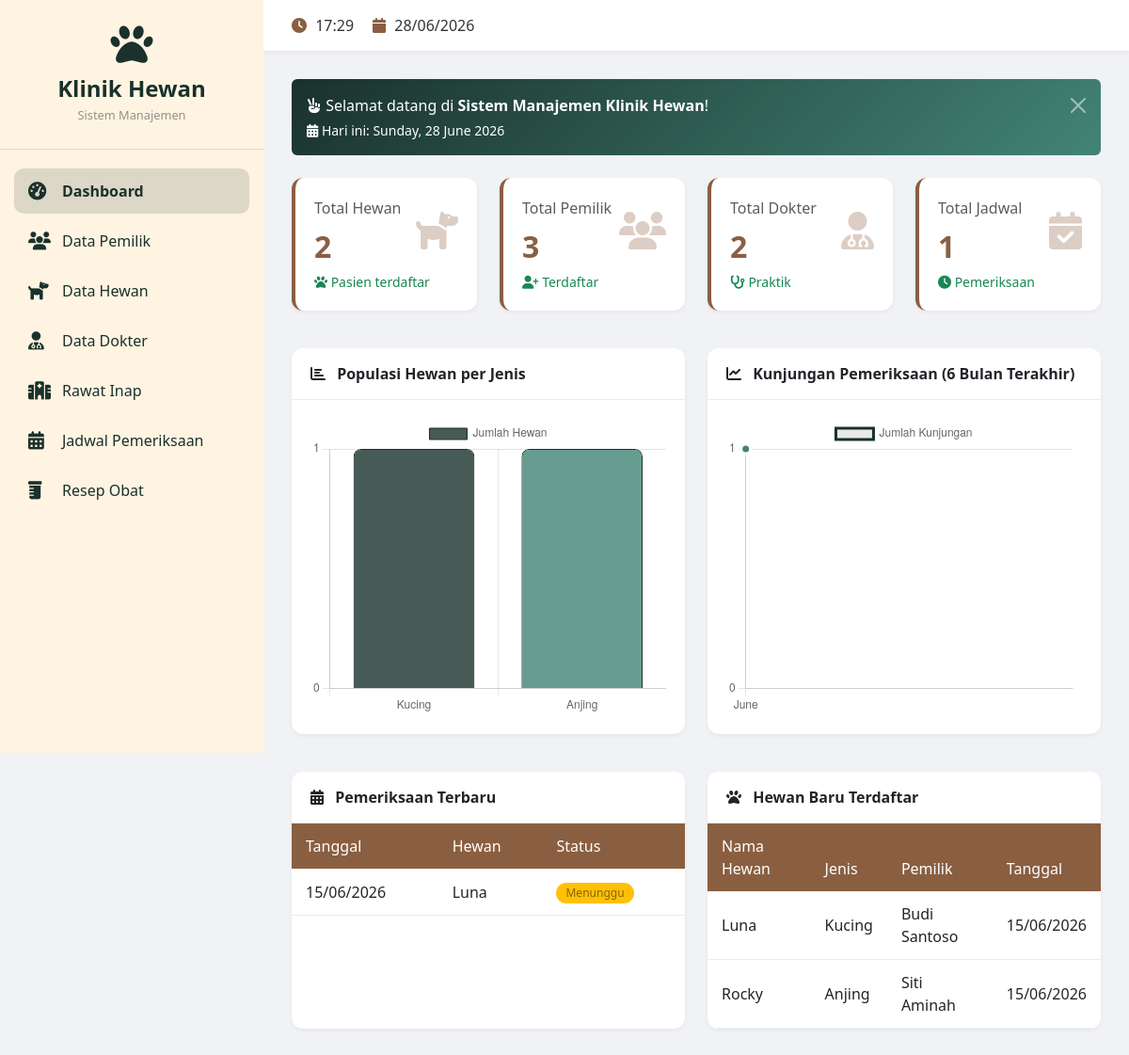
The page / on the database its author committed.
### tables this page shows
CREATE TABLE `jadwal_pemeriksaan` (
  `id_jadwal` int NOT NULL,
  `id_hewan` int NOT NULL,
  `id_dokter` int NOT NULL,
  `tanggal_pemeriksaan` date NOT NULL,
  `jam_pemeriksaan` time NOT NULL,
  `keluhan` text,
  `status_pemeriksaan` enum('Menunggu','Sedang Diperiksa','Selesai') DEFAULT 'Menunggu',
  `created_at` timestamp NULL DEFAULT CURRENT_TIMESTAMP,
  `resep_terbit` enum('Ya','Tidak') DEFAULT 'Tidak'
);

CREATE TABLE `hewan` (
  `id_hewan` int NOT NULL,
  `id_pemilik` int NOT NULL,
  `nama_hewan` varchar(100) NOT NULL,
  `jenis_hewan` varchar(50) DEFAULT NULL,
  `ras` varchar(100) DEFAULT NULL,
  `jenis_kelamin` enum('Jantan','Betina') NOT NULL,
  `tanggal_lahir` date DEFAULT NULL,
  `warna` varchar(50) DEFAULT NULL,
  `keluhan` text,
  `foto` varchar(255) DEFAULT NULL,
  `created_at` timestamp NULL DEFAULT CURRENT_TIMESTAMP
);

CREATE TABLE `pemilik` (
  `id_pemilik` int NOT NULL,
  `nama_pemilik` varchar(100) NOT NULL,
  `jenis_kelamin` enum('Laki-laki','Perempuan') NOT NULL,
  `no_telepon` varchar(20) DEFAULT NULL,
  `alamat` text,
  `created_at` timestamp NULL DEFAULT CURRENT_TIMESTAMP
);

### index.php (the view, shortened to what this page needs)
<?php
require_once 'database.php';
$query_jenis = "SELECT jenis_hewan, COUNT(*) as jumlah
                FROM hewan
                WHERE jenis_hewan IS NOT NULL AND jenis_hewan != ''
                GROUP BY jenis_hewan
                ORDER BY jumlah DESC";
$result_jenis = mysqli_query($koneksi, $query_jenis);
$jenis_hewan = [];
$jumlah_hewan = [];
while ($row = mysqli_fetch_assoc($result_jenis)) {
    $jenis_hewan[] = $row['jenis_hewan'];
    $jumlah_hewan[] = $row['jumlah'];
}
$query_kunjungan = "SELECT tanggal_pemeriksaan
                    FROM jadwal_pemeriksaan
                    WHERE tanggal_pemeriksaan >= DATE_SUB(CURDATE(), INTERVAL 6 MONTH)
                    ORDER BY tanggal_pemeriksaan ASC";
$result_kunjungan = mysqli_query($koneksi, $query_kunjungan);
$kunjungan_per_bulan = [];
while ($row = mysqli_fetch_assoc($result_kunjungan)) {
    $bulan = date('F', strtotime($row['tanggal_pemeriksaan']));
    if (!isset($kunjungan_per_bulan[$bulan])) {
        $kunjungan_per_bulan[$bulan] = 0;
    }
    $kunjungan_per_bulan[$bulan]++;
}
$bulan_kunjungan = array_keys($kunjungan_per_bulan);
$jumlah_kunjungan = array_values($kunjungan_per_bulan);
$total_hewan = mysqli_fetch_assoc(mysqli_query($koneksi, "SELECT COUNT(*) as total FROM hewan"))['total'];
$total_pemilik = mysqli_fetch_assoc(mysqli_query($koneksi, "SELECT COUNT(*) as total FROM pemilik"))['total'];
$total_dokter = mysqli_fetch_assoc(mysqli_query($koneksi, "SELECT COUNT(*) as total FROM dokter"))['total'];
$total_jadwal = mysqli_fetch_assoc(mysqli_query($koneksi, "SELECT COUNT(*) as total FROM jadwal_pemeriksaan"))['total'];
?>
<!DOCTYPE html>
<html lang="id">
<head>
    <link href="https://cdn.jsdelivr.net/npm/bootstrap@5.3.0/dist/css/bootstrap.min.css" rel="stylesheet">
    <link rel="stylesheet" href="https://cdnjs.cloudflare.com/ajax/libs/font-awesome/6.4.0/css/all.min.css">
    <link rel="stylesheet" href="assets/css/style.css">
</head>
<body>
<?php include 'includes/sidebar.php'; ?>
<div class="main-content">
    <?php include 'includes/navbar.php'; ?>
    <div class="content-wrapper fade-in">
        <div class="alert alert-info alert-dismissible fade show mb-4" style="background: linear-gradient(135deg, #1A312C 0%, #428475 100%); color: white; border: none;">
            <i class="fas fa-hand-peace"></i>
            Selamat datang di <strong>Sistem Manajemen Klinik Hewan</strong>!
            <p class="mb-0 mt-1 small">
                <i class="fas fa-calendar-alt"></i> Hari ini: <?php echo date('l, d F Y'); ?>
            </p>
            <button type="button" class="btn-close btn-close-white" data-bs-dismiss="alert"></button>
        </div>
        <div class="row mb-4">
            <div class="col-md-3 mb-3">
                <div class="card stats-card h-100">
                    <div class="card-body">
                        <div class="d-flex justify-content-between align-items-center">
                            <div>
                                <p class="text-muted mb-1">Total Hewan</p>
                                <h2 class="mb-0"><?php echo number_format($total_hewan); ?></h2>
                            </div>
                            <div class="stats-icon">
                                <i class="fas fa-dog"></i>
                            </div>
                        </div>
                        <small class="text-success mt-2 d-block">
                            <i class="fas fa-paw"></i> Pasien terdaftar
                        </small>
                    </div>
                </div>
            </div>
            <div class="col-md-3 mb-3">
                <div class="card stats-card h-100">
                    <div class="card-body">
                        <div class="d-flex justify-content-between align-items-center">
                            <div>
                                <p class="text-muted mb-1">Total Pemilik</p>
                                <h2 class="mb-0"><?php echo number_format($total_pemilik); ?></h2>
                            </div>
                            <div class="stats-icon">
                                <i class="fas fa-users"></i>
                            </div>
                        </div>
                        <small class="text-success mt-2 d-block">
                            <i class="fas fa-user-plus"></i> Terdaftar
                        </small>
                    </div>
                </div>
            </div>
            <div class="col-md-3 mb-3">
                <div class="card stats-card h-100">
                    <div class="card-body">
                        <div class="d-flex justify-content-between align-items-center">
                            <div>
                                <p class="text-muted mb-1">Total Dokter</p>
                                <h2 class="mb-0"><?php echo number_format($total_dokter); ?></h2>
                            </div>
                            <div class="stats-icon">
                                <i class="fas fa-user-md"></i>
                            </div>
                        </div>
                        <small class="text-success mt-2 d-block">
                            <i class="fas fa-stethoscope"></i> Praktik
                        </small>
                    </div>
                </div>
            </div>
            <div class="col-md-3 mb-3">
                <div class="card stats-card h-100">
                    <div class="card-body">
                        <div class="d-flex justify-content-between align-items-center">
                            <div>
                                <p class="text-muted mb-1">Total Jadwal</p>
                                <h2 class="mb-0"><?php echo number_format($total_jadwal); ?></h2>
                            </div>
                            <div class="stats-icon">
                                <i class="fas fa-calendar-check"></i>
                            </div>
                        </div>
                        <small class="text-success mt-2 d-block">
                            <i class="fas fa-clock"></i> Pemeriksaan
                        </small>
                    </div>
                </div>
            </div>
        </div>
        <div class="row mb-4">
            <div class="col-md-6 mb-3">
                <div class="card h-100">
                    <div class="card-header">
                        <i class="fas fa-chart-bar me-2"></i> Populasi Hewan per Jenis
                    </div>
                    <div class="card-body">
                        <?php if (count($jenis_hewan) > 0): ?>
                            <canvas id="jenisHewanChart" height="250"></canvas>
                        <?php endif; ?>
                    </div>
                </div>
            </div>
            <div class="col-md-6 mb-3">
                <div class="card h-100">
                    <div class="card-header">
                        <i class="fas fa-chart-line me-2"></i> Kunjungan Pemeriksaan (6 Bulan Terakhir)
                    </div>
                    <div class="card-body">
                        <?php if (count($bulan_kunjungan) > 0): ?>
                            <canvas id="kunjunganChart" height="250"></canvas>
                        <?php endif; ?>
                    </div>
                </div>
            </div>
        </div>
        <div class="row">
            <div class="col-md-6 mb-4">
                <div class="card h-100">
                    <div class="card-header">
                        <i class="fas fa-calendar-alt me-2"></i> Pemeriksaan Terbaru
                    </div>
                    <div class="card-body p-0">
                        <div class="table-responsive">
                            <table class="table table-hover mb-0">
                                <thead>
                                    <tr>
                                        <th>Tanggal</th>
                                        <th>Hewan</th>
                                        <th>Status</th>
                                    </tr>
                                </thead>
                                <tbody>
                                    <?php
                                    $query = "SELECT j.*, h.nama_hewan
                                              FROM jadwal_pemeriksaan j
                                              JOIN hewan h ON j.id_hewan = h.id_hewan
                                              ORDER BY j.tanggal_pemeriksaan DESC
                                              LIMIT 5";
                                    $result = mysqli_query($koneksi, $query);
                                    if (mysqli_num_rows($result) > 0):
                                    while ($row = mysqli_fetch_assoc($result)):
                                        $status_class = '';
                                        if ($row['status_pemeriksaan'] == 'Menunggu') $status_class = 'badge-menunggu';
                                        elseif ($row['status_pemeriksaan'] == 'Sedang Diperiksa') $status_class = 'badge-diperiksa';
                                        else $status_class = 'badge-selesai';
                                    ?>
                                    <tr>
                                        <td><?php echo date('d/m/Y', strtotime($row['tanggal_pemeriksaan'])); ?></td>
                                        <td><?php echo htmlspecialchars($row['nama_hewan']); ?></td>
                                        <td><span class="badge <?php echo $status_class; ?>"><?php echo $row['status_pemeriksaan']; ?></span></td>
                                    </tr>
                                    <?php endwhile; ?>
                                    <?php endif; ?>
                                </tbody>
                            </table>
                        </div>
                    </div>
                </div>
            </div>
            <div class="col-md-6 mb-4">
                <div class="card h-100">
                    <div class="card-header">
                        <i class="fas fa-paw me-2"></i> Hewan Baru Terdaftar
                    </div>
                    <div class="card-body p-0">
                        <div class="table-responsive">
                            <table class="table table-hover mb-0">
                                <thead>
                                    <tr><th>Nama Hewan</th><th>Jenis</th><th>Pemilik</th><th>Tanggal</th></tr>
                                </thead>
                                <tbody>
                                    <?php
                                    $query = "SELECT h.*, p.nama_pemilik
                                              FROM hewan h
                                              JOIN pemilik p ON h.id_pemilik = p.id_pemilik
                                              ORDER BY h.created_at DESC
                                              LIMIT 10";
                                    $result = mysqli_query($koneksi, $query);
                                    if (mysqli_num_rows($result) > 0):
                                    while ($row = mysqli_fetch_assoc($result)):
                                    ?>
                                    <tr>
                                        <td><?php echo htmlspecialchars($row['nama_hewan']); ?></td>
                                        <td><?php echo htmlspecialchars($row['jenis_hewan']); ?></td>
                                        <td><?php echo htmlspecialchars($row['nama_pemilik']); ?></td>
                                        <td><?php echo date('d/m/Y', strtotime($row['created_at'])); ?></td>
                                    </tr>
                                    <?php endwhile; ?>
                                    <?php endif; ?>
                                </tbody>
                            </table>
                        </div>
                    </div>
                </div>
            </div>
        </div>
    </div>
</div>
<script>
// Grafik 1: Populasi Hewan per Jenis (Bar Chart)
<?php if (count($jenis_hewan) > 0): ?>
const ctx1 = document.getElementById('jenisHewanChart').getContext('2d');
new Chart(ctx1, {
    type: 'bar',
    data: {
        labels: <?php echo json_encode($jenis_hewan); ?>,
        datasets: [{
            label: 'Jumlah Hewan',
            data: <?php echo json_encode($jumlah_hewan); ?>,
            backgroundColor: [
                'rgba(26, 49, 44, 0.8)',
                'rgba(66, 132, 117, 0.8)',
                'rgba(255, 193, 7, 0.8)',
                'rgba(23, 162, 184, 0.8)',
                'rgba(40, 167, 69, 0.8)',
                'rgba(220, 53, 69, 0.8)'
            ],
            borderColor: '#1A312C',
            borderWidth: 1,
            borderRadius: 8
        }]
    },
    options: {
        responsive: true,
        maintainAspectRatio: true,
        plugins: {
            legend: {
                position: 'top',
            },
            tooltip: {
                backgroundColor: '#1A312C',
                titleColor: '#fff',
                bodyColor: '#fff'
            }
        },
        scales: {
            y: {
                beginAtZero: true,
                ticks: {
                    stepSize: 1,
                    precision: 0
                }
            }
        }
    }
});
<?php endif; ?>
// Grafik 2: Kunjungan per Bulan (Line Chart)
<?php if (count($bulan_kunjungan) > 0): ?>
const ctx2 = document.getElementById('kunjunganChart').getContext('2d');
new Chart(ctx2, {
    type: 'line',
    data: {
        labels: <?php echo json_encode($bulan_kunjungan); ?>,
        datasets: [{
            label: 'Jumlah Kunjungan',
            data: <?php echo json_encode($jumlah_kunjungan); ?>,
            backgroundColor: 'rgba(26, 49, 44, 0.1)',
            borderColor: '#1A312C',
            borderWidth: 3,
            tension: 0.3,
            fill: true,
            pointBackgroundColor: '#428475',
            pointBorderColor: '#fff',
            pointRadius: 5,
            pointHoverRadius: 7
        }]
    },
    options: {
        responsive: true,
        maintainAspectRatio: true,
        plugins: {
            legend: {
                position: 'top',
            },
            tooltip: {
                backgroundColor: '#1A312C',
                titleColor: '#fff',
                bodyColor: '#fff'
            }
        },
        scales: {
            y: {
                beginAtZero: true,
                ticks: {
                    stepSize: 1,
                    precision: 0
                }
            }
        }
    }
});
<?php endif; ?>
</script>
</body>
</html>

### rows shown on the page
jadwal_pemeriksaan: tanggal_pemeriksaan "15/06/2026", id_hewan.nama_hewan "Luna", status_pemeriksaan "Menunggu"
hewan: nama_hewan "Luna", jenis_hewan "Kucing", id_pemilik.nama_pemilik "Budi Santoso", created_at "15/06/2026"
hewan: nama_hewan "Rocky", jenis_hewan "Anjing", id_pemilik.nama_pemilik "Siti Aminah", created_at "15/06/2026"

### other values the page prints
$total_hewan "2"
$total_pemilik "3"
$total_dokter "2"
$total_jadwal "1"
chart data {{ json_encode($jenis_hewan) }} ["Kucing","Anjing"]
chart data {{ json_encode($jumlah_hewan) }} ["1","1"]
chart data {{ json_encode($bulan_kunjungan) }} ["June"]
chart data {{ json_encode($jumlah_kunjungan) }} [1]
